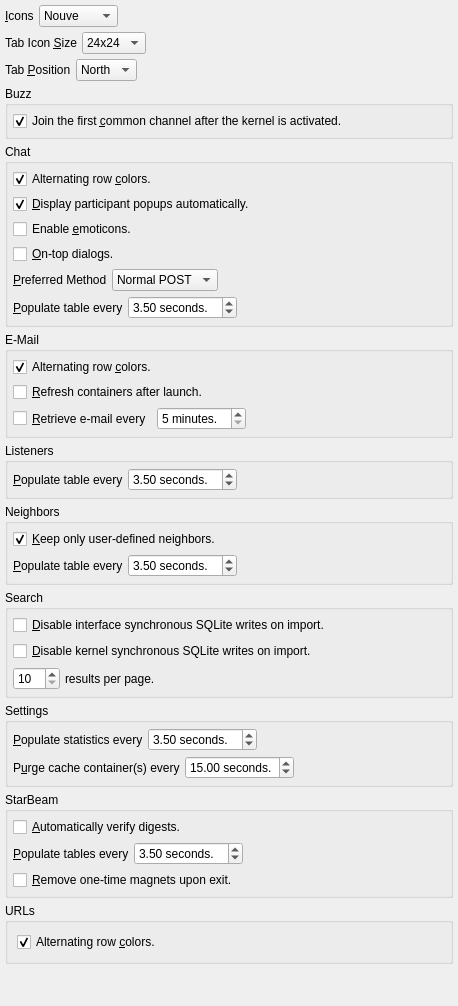
          <widget class="QWidget" name="scrollAreaWidgetContents_2">
           <property name="geometry">
            <rect>
             <x>0</x>
             <y>0</y>
             <width>458</width>
             <height>1006</height>
            </rect>
           </property>
           <layout class="QVBoxLayout" name="verticalLayout_9">
            <property name="spacing">
             <number>5</number>
            </property>
            <property name="margin">
             <number>5</number>
            </property>
            <item>
             <layout class="QHBoxLayout" name="horizontalLayout_2">
              <property name="spacing">
               <number>5</number>
              </property>
              <item>
               <widget class="QLabel" name="label">
                <property name="text">
                 <string>&amp;Icons</string>
                </property>
                <property name="buddy">
                 <cstring>icons</cstring>
                </property>
               </widget>
              </item>
              <item>
               <widget class="QComboBox" name="icons">
                <property name="currentIndex">
                 <number>1</number>
                </property>
                <property name="sizeAdjustPolicy">
                 <enum>QComboBox::AdjustToContents</enum>
                </property>
                <item>
                 <property name="text">
                  <string>Everaldo</string>
                 </property>
                </item>
                <item>
                 <property name="text">
                  <string>Nouve</string>
                 </property>
                </item>
                <item>
                 <property name="text">
                  <string>Nuvola</string>
                 </property>
                </item>
               </widget>
              </item>
              <item>
               <spacer name="horizontalSpacer_2">
                <property name="orientation">
                 <enum>Qt::Horizontal</enum>
                </property>
                <property name="sizeHint" stdset="0">
                 <size>
                  <width>40</width>
                  <height>20</height>
                 </size>
                </property>
               </spacer>
              </item>
             </layout>
            </item>
            <item>
             <layout class="QHBoxLayout" name="horizontalLayout_4">
              <property name="spacing">
               <number>5</number>
              </property>
              <item>
               <widget class="QLabel" name="label_3">
                <property name="text">
                 <string>Tab Icon &amp;Size</string>
                </property>
                <property name="buddy">
                 <cstring>iconsize</cstring>
                </property>
               </widget>
              </item>
              <item>
               <widget class="QComboBox" name="iconsize">
                <property name="currentIndex">
                 <number>1</number>
                </property>
                <property name="sizeAdjustPolicy">
                 <enum>QComboBox::AdjustToContents</enum>
                </property>
                <item>
                 <property name="text">
                  <string>16x16</string>
                 </property>
                </item>
                <item>
                 <property name="text">
                  <string>24x24</string>
                 </property>
                </item>
                <item>
                 <property name="text">
                  <string>32x32</string>
                 </property>
                </item>
                <item>
                 <property name="text">
                  <string>64x64</string>
                 </property>
                </item>
               </widget>
              </item>
              <item>
               <spacer name="horizontalSpacer_4">
                <property name="orientation">
                 <enum>Qt::Horizontal</enum>
                </property>
                <property name="sizeHint" stdset="0">
                 <size>
                  <width>40</width>
                  <height>20</height>
                 </size>
                </property>
               </spacer>
              </item>
             </layout>
            </item>
            <item>
             <layout class="QHBoxLayout" name="horizontalLayout_3">
              <property name="spacing">
               <number>5</number>
              </property>
              <item>
               <widget class="QLabel" name="label_2">
                <property name="text">
                 <string>Tab &amp;Position</string>
                </property>
                <property name="buddy">
                 <cstring>position</cstring>
                </property>
               </widget>
              </item>
              <item>
               <widget class="QComboBox" name="position">
                <property name="currentIndex">
                 <number>1</number>
                </property>
                <property name="sizeAdjustPolicy">
                 <enum>QComboBox::AdjustToContents</enum>
                </property>
                <item>
                 <property name="text">
                  <string>East</string>
                 </property>
                </item>
                <item>
                 <property name="text">
                  <string>North</string>
                 </property>
                </item>
                <item>
                 <property name="text">
                  <string>South</string>
                 </property>
                </item>
                <item>
                 <property name="text">
                  <string>West</string>
                 </property>
                </item>
               </widget>
              </item>
              <item>
               <spacer name="horizontalSpacer_3">
                <property name="orientation">
                 <enum>Qt::Horizontal</enum>
                </property>
                <property name="sizeHint" stdset="0">
                 <size>
                  <width>40</width>
                  <height>20</height>
                 </size>
                </property>
               </spacer>
              </item>
             </layout>
            </item>
            <item>
             <widget class="QGroupBox" name="groupBox">
              <property name="title">
               <string>Buzz</string>
              </property>
              <layout class="QVBoxLayout" name="verticalLayout_2">
               <property name="spacing">
                <number>5</number>
               </property>
               <property name="margin">
                <number>5</number>
               </property>
               <item>
                <widget class="QCheckBox" name="buzzAutoJoin">
                 <property name="sizePolicy">
                  <sizepolicy hsizetype="Minimum" vsizetype="Preferred">
                   <horstretch>0</horstretch>
                   <verstretch>0</verstretch>
                  </sizepolicy>
                 </property>
                 <property name="text">
                  <string>Join the first &amp;common channel after the kernel is activated.</string>
                 </property>
                 <property name="checked">
                  <bool>true</bool>
                 </property>
                </widget>
               </item>
              </layout>
             </widget>
            </item>
            <item>
             <widget class="QGroupBox" name="groupBox_2">
              <property name="title">
               <string>Chat</string>
              </property>
              <layout class="QVBoxLayout" name="verticalLayout_4">
               <property name="spacing">
                <number>5</number>
               </property>
               <property name="margin">
                <number>5</number>
               </property>
               <item>
                <widget class="QCheckBox" name="chatAlternatingRowColors">
                 <property name="text">
                  <string>Alternating row &amp;colors.</string>
                 </property>
                 <property name="checked">
                  <bool>true</bool>
                 </property>
                </widget>
               </item>
               <item>
                <widget class="QCheckBox" name="displayPopups">
                 <property name="text">
                  <string>&amp;Display participant popups automatically.</string>
                 </property>
                 <property name="checked">
                  <bool>true</bool>
                 </property>
                </widget>
               </item>
               <item>
                <widget class="QCheckBox" name="enableChatEmoticons">
                 <property name="text">
                  <string>Enable &amp;emoticons.</string>
                 </property>
                </widget>
               </item>
               <item>
                <widget class="QCheckBox" name="ontopChatDialogs">
                 <property name="text">
                  <string>&amp;On-top dialogs.</string>
                 </property>
                </widget>
               </item>
               <item>
                <layout class="QHBoxLayout" name="horizontalLayout_5">
                 <property name="spacing">
                  <number>5</number>
                 </property>
                 <item>
                  <widget class="QLabel" name="label_9">
                   <property name="text">
                    <string>&amp;Preferred Method</string>
                   </property>
                   <property name="buddy">
                    <cstring>chatSendMethod</cstring>
                   </property>
                  </widget>
                 </item>
                 <item>
                  <widget class="QComboBox" name="chatSendMethod">
                   <property name="sizePolicy">
                    <sizepolicy hsizetype="Preferred" vsizetype="Fixed">
                     <horstretch>0</horstretch>
                     <verstretch>0</verstretch>
                    </sizepolicy>
                   </property>
                   <property name="sizeAdjustPolicy">
                    <enum>QComboBox::AdjustToContents</enum>
                   </property>
                   <item>
                    <property name="text">
                     <string>Normal POST</string>
                    </property>
                   </item>
                   <item>
                    <property name="text">
                     <string>Artificial GET</string>
                    </property>
                   </item>
                  </widget>
                 </item>
                 <item>
                  <spacer name="horizontalSpacer_5">
                   <property name="orientation">
                    <enum>Qt::Horizontal</enum>
                   </property>
                   <property name="sizeHint" stdset="0">
                    <size>
                     <width>40</width>
                     <height>20</height>
                    </size>
                   </property>
                  </spacer>
                 </item>
                </layout>
               </item>
               <item>
                <layout class="QHBoxLayout" name="horizontalLayout_98">
                 <property name="spacing">
                  <number>5</number>
                 </property>
                 <item>
                  <widget class="QLabel" name="label_121">
                   <property name="text">
                    <string>&amp;Populate table every</string>
                   </property>
                   <property name="buddy">
                    <cstring>chatUpdateInterval</cstring>
                   </property>
                  </widget>
                 </item>
                 <item>
                  <widget class="QDoubleSpinBox" name="chatUpdateInterval">
                   <property name="suffix">
                    <string> seconds.</string>
                   </property>
                   <property name="minimum">
                    <double>0.500000000000000</double>
                   </property>
                   <property name="maximum">
                    <double>10.000000000000000</double>
                   </property>
                   <property name="value">
                    <double>3.500000000000000</double>
                   </property>
                  </widget>
                 </item>
                 <item>
                  <spacer name="horizontalSpacer_68">
                   <property name="orientation">
                    <enum>Qt::Horizontal</enum>
                   </property>
                   <property name="sizeHint" stdset="0">
                    <size>
                     <width>40</width>
                     <height>20</height>
                    </size>
                   </property>
                  </spacer>
                 </item>
                </layout>
               </item>
              </layout>
             </widget>
            </item>
            <item>
             <widget class="QGroupBox" name="groupBox_6">
              <property name="title">
               <string>E-Mail</string>
              </property>
              <layout class="QVBoxLayout" name="verticalLayout_10">
               <property name="spacing">
                <number>5</number>
               </property>
               <property name="margin">
                <number>5</number>
               </property>
               <item>
                <widget class="QCheckBox" name="emailAlternatingRowColors">
                 <property name="text">
                  <string>Alternating row &amp;colors.</string>
                 </property>
                 <property name="checked">
                  <bool>true</bool>
                 </property>
                </widget>
               </item>
               <item>
                <widget class="QCheckBox" name="refreshEmail">
                 <property name="text">
                  <string>&amp;Refresh containers after launch.</string>
                 </property>
                </widget>
               </item>
               <item>
                <layout class="QHBoxLayout" name="horizontalLayout_62">
                 <property name="spacing">
                  <number>5</number>
                 </property>
                 <item>
                  <widget class="QCheckBox" name="autoEmailRetrieve">
                   <property name="sizePolicy">
                    <sizepolicy hsizetype="Minimum" vsizetype="Preferred">
                     <horstretch>0</horstretch>
                     <verstretch>0</verstretch>
                    </sizepolicy>
                   </property>
                   <property name="text">
                    <string>&amp;Retrieve e-mail every</string>
                   </property>
                  </widget>
                 </item>
                 <item>
                  <widget class="QSpinBox" name="emailRetrievalInterval">
                   <property name="suffix">
                    <string> minutes.</string>
                   </property>
                   <property name="minimum">
                    <number>5</number>
                   </property>
                   <property name="maximum">
                    <number>60</number>
                   </property>
                  </widget>
                 </item>
                 <item>
                  <spacer name="horizontalSpacer_46">
                   <property name="orientation">
                    <enum>Qt::Horizontal</enum>
                   </property>
                   <property name="sizeHint" stdset="0">
                    <size>
                     <width>40</width>
                     <height>20</height>
                    </size>
                   </property>
                  </spacer>
                 </item>
                </layout>
               </item>
              </layout>
             </widget>
            </item>
            <item>
             <widget class="QGroupBox" name="groupBox_7">
              <property name="title">
               <string>Listeners</string>
              </property>
              <layout class="QVBoxLayout" name="verticalLayout_12">
               <property name="spacing">
                <number>5</number>
               </property>
               <property name="margin">
                <number>5</number>
               </property>
               <item>
                <layout class="QHBoxLayout" name="horizontalLayout_91">
                 <property name="spacing">
                  <number>5</number>
                 </property>
                 <item>
                  <widget class="QLabel" name="label_123">
                   <property name="text">
                    <string>&amp;Populate table every</string>
                   </property>
                   <property name="buddy">
                    <cstring>listenersUpdateInterval</cstring>
                   </property>
                  </widget>
                 </item>
                 <item>
                  <widget class="QDoubleSpinBox" name="listenersUpdateInterval">
                   <property name="suffix">
                    <string> seconds.</string>
                   </property>
                   <property name="minimum">
                    <double>0.500000000000000</double>
                   </property>
                   <property name="maximum">
                    <double>10.000000000000000</double>
                   </property>
                   <property name="value">
                    <double>3.500000000000000</double>
                   </property>
                  </widget>
                 </item>
                 <item>
                  <spacer name="horizontalSpacer_76">
                   <property name="orientation">
                    <enum>Qt::Horizontal</enum>
                   </property>
                   <property name="sizeHint" stdset="0">
                    <size>
                     <width>40</width>
                     <height>20</height>
                    </size>
                   </property>
                  </spacer>
                 </item>
                </layout>
               </item>
              </layout>
             </widget>
            </item>
            <item>
             <widget class="QGroupBox" name="groupBox_9">
              <property name="title">
               <string>Neighbors</string>
              </property>
              <layout class="QVBoxLayout" name="verticalLayout_14">
               <property name="spacing">
                <number>5</number>
               </property>
               <property name="margin">
                <number>5</number>
               </property>
               <item>
                <widget class="QCheckBox" name="keepOnlyUserDefinedNeighbors">
                 <property name="sizePolicy">
                  <sizepolicy hsizetype="Minimum" vsizetype="Preferred">
                   <horstretch>0</horstretch>
                   <verstretch>0</verstretch>
                  </sizepolicy>
                 </property>
                 <property name="text">
                  <string>&amp;Keep only user-defined neighbors.</string>
                 </property>
                 <property name="checked">
                  <bool>true</bool>
                 </property>
                </widget>
               </item>
               <item>
                <layout class="QHBoxLayout" name="horizontalLayout_28">
                 <property name="spacing">
                  <number>5</number>
                 </property>
                 <item>
                  <widget class="QLabel" name="label_125">
                   <property name="text">
                    <string>&amp;Populate table every</string>
                   </property>
                   <property name="buddy">
                    <cstring>neighborsUpdateInterval</cstring>
                   </property>
                  </widget>
                 </item>
                 <item>
                  <widget class="QDoubleSpinBox" name="neighborsUpdateInterval">
                   <property name="suffix">
                    <string> seconds.</string>
                   </property>
                   <property name="minimum">
                    <double>0.500000000000000</double>
                   </property>
                   <property name="maximum">
                    <double>10.000000000000000</double>
                   </property>
                   <property name="value">
                    <double>3.500000000000000</double>
                   </property>
                  </widget>
                 </item>
                 <item>
                  <spacer name="horizontalSpacer_25">
                   <property name="orientation">
                    <enum>Qt::Horizontal</enum>
                   </property>
                   <property name="sizeHint" stdset="0">
                    <size>
                     <width>40</width>
                     <height>20</height>
                    </size>
                   </property>
                  </spacer>
                 </item>
                </layout>
               </item>
              </layout>
             </widget>
            </item>
            <item>
             <widget class="QGroupBox" name="groupBox_13">
              <property name="title">
               <string>Search</string>
              </property>
              <layout class="QVBoxLayout" name="verticalLayout_19">
               <property name="margin">
                <number>5</number>
               </property>
               <item>
                <widget class="QCheckBox" name="disable_ui_synchronous_import">
                 <property name="toolTip">
                  <string>&lt;html&gt;&lt;head/&gt;&lt;body&gt;&lt;p&gt;Enabling this feature may cause catastrophic database corruption if the application aborts during an import.&lt;/p&gt;&lt;/body&gt;&lt;/html&gt;</string>
                 </property>
                 <property name="text">
                  <string>&amp;Disable interface synchronous SQLite writes on import.</string>
                 </property>
                </widget>
               </item>
               <item>
                <widget class="QCheckBox" name="disable_kernel_synchronous_import">
                 <property name="toolTip">
                  <string>&lt;html&gt;&lt;head/&gt;&lt;body&gt;&lt;p&gt;Enabling this feature may cause catastrophic database corruption if the application aborts during an import.&lt;/p&gt;&lt;/body&gt;&lt;/html&gt;</string>
                 </property>
                 <property name="text">
                  <string>&amp;Disable kernel synchronous SQLite writes on import.</string>
                 </property>
                </widget>
               </item>
               <item>
                <layout class="QHBoxLayout" name="horizontalLayout_65">
                 <property name="spacing">
                  <number>5</number>
                 </property>
                 <item>
                  <widget class="QSpinBox" name="searchResultsPerPage">
                   <property name="minimum">
                    <number>10</number>
                   </property>
                   <property name="maximum">
                    <number>100</number>
                   </property>
                  </widget>
                 </item>
                 <item>
                  <widget class="QLabel" name="label_4">
                   <property name="text">
                    <string>results per page.</string>
                   </property>
                  </widget>
                 </item>
                 <item>
                  <spacer name="horizontalSpacer_48">
                   <property name="orientation">
                    <enum>Qt::Horizontal</enum>
                   </property>
                   <property name="sizeHint" stdset="0">
                    <size>
                     <width>40</width>
                     <height>20</height>
                    </size>
                   </property>
                  </spacer>
                 </item>
                </layout>
               </item>
              </layout>
             </widget>
            </item>
            <item>
             <widget class="QGroupBox" name="groupBox_12">
              <property name="title">
               <string>Settings</string>
              </property>
              <layout class="QVBoxLayout" name="verticalLayout_17">
               <property name="spacing">
                <number>5</number>
               </property>
               <property name="margin">
                <number>5</number>
               </property>
               <item>
                <layout class="QHBoxLayout" name="horizontalLayout_64">
                 <property name="spacing">
                  <number>5</number>
                 </property>
                 <item>
                  <widget class="QLabel" name="label_127">
                   <property name="text">
                    <string>&amp;Populate statistics every</string>
                   </property>
                   <property name="buddy">
                    <cstring>kernelUpdateInterval</cstring>
                   </property>
                  </widget>
                 </item>
                 <item>
                  <widget class="QDoubleSpinBox" name="kernelUpdateInterval">
                   <property name="suffix">
                    <string> seconds.</string>
                   </property>
                   <property name="minimum">
                    <double>0.500000000000000</double>
                   </property>
                   <property name="maximum">
                    <double>10.000000000000000</double>
                   </property>
                   <property name="value">
                    <double>3.500000000000000</double>
                   </property>
                  </widget>
                 </item>
                 <item>
                  <spacer name="horizontalSpacer_78">
                   <property name="orientation">
                    <enum>Qt::Horizontal</enum>
                   </property>
                   <property name="sizeHint" stdset="0">
                    <size>
                     <width>40</width>
                     <height>20</height>
                    </size>
                   </property>
                  </spacer>
                 </item>
                </layout>
               </item>
               <item>
                <layout class="QHBoxLayout" name="horizontalLayout_66">
                 <property name="spacing">
                  <number>5</number>
                 </property>
                 <item>
                  <widget class="QLabel" name="label_130">
                   <property name="text">
                    <string>P&amp;urge cache container(s) every</string>
                   </property>
                   <property name="buddy">
                    <cstring>kernelCacheInterval</cstring>
                   </property>
                  </widget>
                 </item>
                 <item>
                  <widget class="QDoubleSpinBox" name="kernelCacheInterval">
                   <property name="suffix">
                    <string> seconds.</string>
                   </property>
                   <property name="minimum">
                    <double>5.000000000000000</double>
                   </property>
                   <property name="maximum">
                    <double>90.000000000000000</double>
                   </property>
                   <property name="value">
                    <double>15.000000000000000</double>
                   </property>
                  </widget>
                 </item>
                 <item>
                  <spacer name="horizontalSpacer_6">
                   <property name="orientation">
                    <enum>Qt::Horizontal</enum>
                   </property>
                   <property name="sizeHint" stdset="0">
                    <size>
                     <width>40</width>
                     <height>20</height>
                    </size>
                   </property>
                  </spacer>
                 </item>
                </layout>
               </item>
              </layout>
             </widget>
            </item>
            <item>
             <widget class="QGroupBox" name="groupBox_14">
              <property name="title">
               <string>StarBeam</string>
              </property>
              <layout class="QVBoxLayout" name="verticalLayout_20">
               <property name="spacing">
                <number>5</number>
               </property>
               <property name="margin">
                <number>5</number>
               </property>
               <item>
                <widget class="QCheckBox" name="starbeamAutoVerify">
                 <property name="text">
                  <string>&amp;Automatically verify digests.</string>
                 </property>
                </widget>
               </item>
               <item>
                <layout class="QHBoxLayout" name="horizontalLayout_82">
                 <property name="spacing">
                  <number>5</number>
                 </property>
                 <item>
                  <widget class="QLabel" name="label_129">
                   <property name="text">
                    <string>&amp;Populate tables every</string>
                   </property>
                   <property name="buddy">
                    <cstring>starbeamUpdateInterval</cstring>
                   </property>
                  </widget>
                 </item>
                 <item>
                  <widget class="QDoubleSpinBox" name="starbeamUpdateInterval">
                   <property name="suffix">
                    <string> seconds.</string>
                   </property>
                   <property name="minimum">
                    <double>0.500000000000000</double>
                   </property>
                   <property name="maximum">
                    <double>10.000000000000000</double>
                   </property>
                   <property name="value">
                    <double>3.500000000000000</double>
                   </property>
                  </widget>
                 </item>
                 <item>
                  <spacer name="horizontalSpacer_66">
                   <property name="orientation">
                    <enum>Qt::Horizontal</enum>
                   </property>
                   <property name="sizeHint" stdset="0">
                    <size>
                     <width>40</width>
                     <height>20</height>
                    </size>
                   </property>
                  </spacer>
                 </item>
                </layout>
               </item>
               <item>
                <widget class="QCheckBox" name="remove_otm">
                 <property name="text">
                  <string>&amp;Remove one-time magnets upon exit.</string>
                 </property>
                </widget>
               </item>
              </layout>
             </widget>
            </item>
            <item>
             <widget class="QGroupBox" name="groupBox_17">
              <property name="title">
               <string>URLs</string>
              </property>
              <layout class="QVBoxLayout" name="verticalLayout_22">
               <item>
                <widget class="QCheckBox" name="urlsAlternatingRowColors">
                 <property name="text">
                  <string>Alternating row &amp;colors.</string>
                 </property>
                 <property name="checked">
                  <bool>true</bool>
                 </property>
                </widget>
               </item>
              </layout>
             </widget>
            </item>
            <item>
             <spacer name="verticalSpacer">
              <property name="orientation">
               <enum>Qt::Vertical</enum>
              </property>
              <property name="sizeHint" stdset="0">
               <size>
                <width>20</width>
                <height>40</height>
               </size>
              </property>
             </spacer>
            </item>
           </layout>
          </widget>
